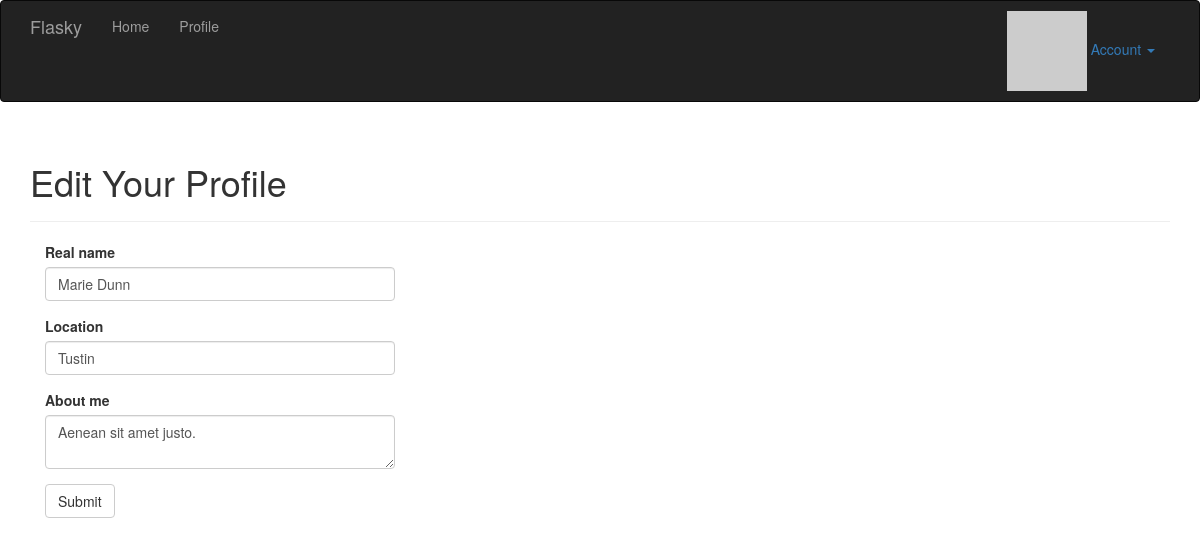
/edit-profile (signed in), run on the app's committed database.
### app/models.py (models this page shows, shortened)
class User(UserMixin, db.Model):
    __tablename__ = 'users'
    id = db.Column(db.Integer, primary_key=True)
    email = db.Column(db.String(64), unique=True, index=True)
    username = db.Column(db.String(64), unique=True, index=True)
    role_id = db.Column(db.Integer, db.ForeignKey('roles.id'))
    password_hash = db.Column(db.String(128))
    confirmed = db.Column(db.Boolean, default=False)
    name = db.Column(db.String(64))
    location = db.Column(db.String(64))
    about_me = db.Column(db.Text())
    member_since = db.Column(db.DateTime(), default=datetime.utcnow)
    last_seen = db.Column(db.DateTime(), default=datetime.utcnow)
    avatar_hash = db.Column(db.String(32))
    posts = db.relationship("Post", backref="author", lazy="dynamic")
    @property
    def password(self):
        raise AttributeError("password is not a readable attribute")
    def gravatar(self, size=100, default="identicon", rating="g"):
        if request.is_secure:
            url = "http://secure.gravatar.com/avatar"
        else:
            url = 'http://www.gravatar.com/avatar'
        hash = self.avatar_hash or hashlib.md5(self.email.encode("utf-8")).hexdigest()
        return '{url}/{hash}?s={size}&d={default}&r={rating}'.format(
            url=url, hash=hash, size=size, default=default, rating=rating)
    def ping(self):
        self.last_seen = datetime.utcnow()
        db.session.add(self)

### app/main/views.py (the view, shortened to what this page needs)
@main.route("/edit-profile", methods=["GET", "POST"])
@login_required
def edit_profile():
    form = EditProfileForm()
    form.name.data = current_user.name
    form.location.data = current_user.location
    form.about_me.data = current_user.about_me
    return render_template("edit_profile.html", form=form)

### app/main/forms.py
class EditProfileForm(FlaskForm):
    name = StringField("Real name", validators=[Length(0, 64)])
    location = StringField("Location", validators=[Length(0, 64)])
    about_me = TextAreaField("About me")
    submit = SubmitField("Submit")

### app/auth/views.py (called while the page is built)
@auth.before_app_request
def before_request():
    if current_user.is_authenticated:
        current_user.ping()
        if not current_user.confirmed \
                and request.endpoint[:5] != "auth.":
            return redirect(url_for("auth.unconfirmed"))

### app/main/__init__.py (called while the page is built)
@main.app_context_processor
def inject_permissions():
    return dict(Permission=Permission)

### app/models.py (called while the page is built)
@login_manager.user_loader
def load_user(user_id):
    return User.query.get(int(user_id))

### app/templates/edit_profile.html (shortened to what this page needs)
{% extends "base.html" %}
{% import "bootstrap/wtf.html" as wtf %}
{% block page_content %}
    <div class="page-header">
        <h1>
            Edit Your Profile
        </h1>
    </div>
    <div class="col-md-4">
        {{wtf.quick_form(form)}}
    </div>
{% endblock %}

### data on the page
User: name "Marie Dunn", location "Tustin", about_me "Aenean sit amet justo."
